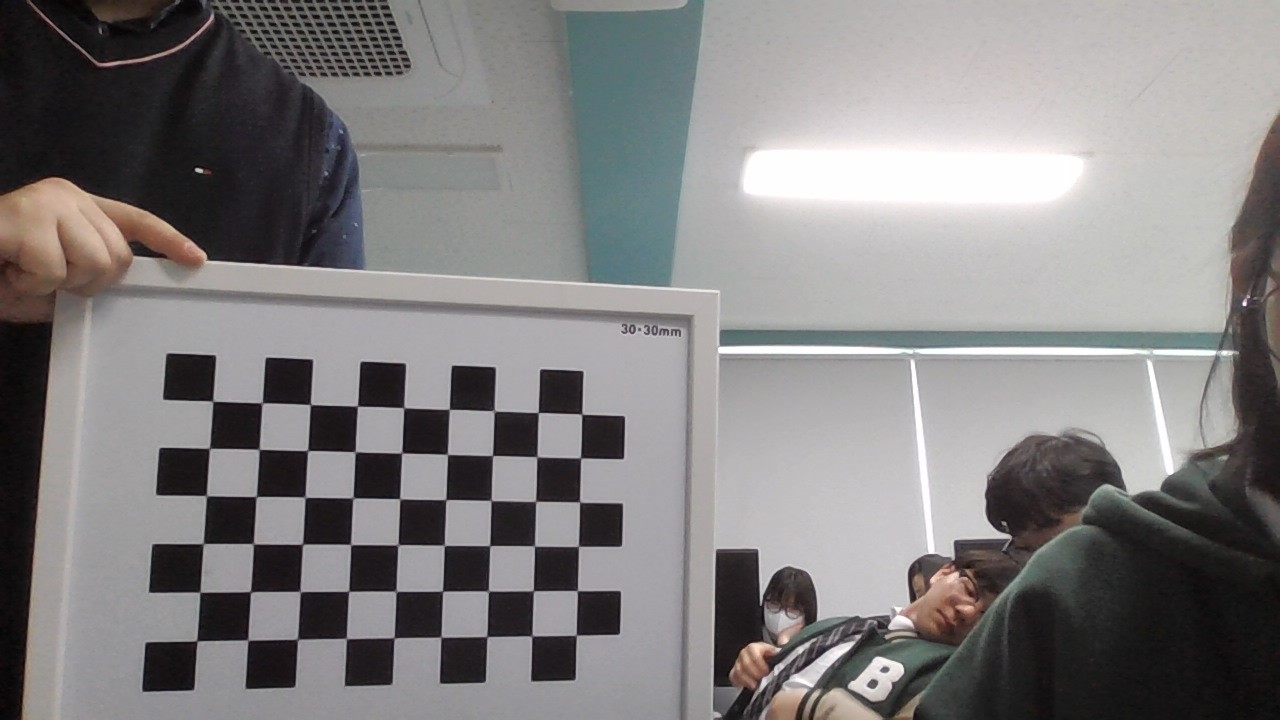
#> input picture WIN_20240402_09_23_55_Pro.jpg, 1280 x 720 px; its folder holds only this picture in this run
$ python opencv18.py
#> lines starting #> are read from the running program, lines starting #| are printed output that depends on the picture; after the words box and inside, x2 and y2 are one past the last pixel; in counts of white or black regions, pixels touching at a corner belong together
import numpy as np
import cv2 as cv
import glob

nClos = 9
nRows = 6

criteria = (cv.TERM_CRITERIA_EPS + cv.TERM_CRITERIA_MAX_ITER, 30, 0.001)

objp = np.zeros((nClos*nRows,3), np.float32)
objp[:,:2] = np.mgrid[0:nClos,0:nRows].T.reshape(-1, 2)

objpoints = []
imgpoints = []
images = glob.glob('*.jpg')

for fname in images:
    img = cv.imread(fname)
#> img is the input picture: shape (720, 1280, 3); mean B, G, R 128, 127.6, 129.8
    gray = cv.cvtColor(img, cv.COLOR_BGR2GRAY)
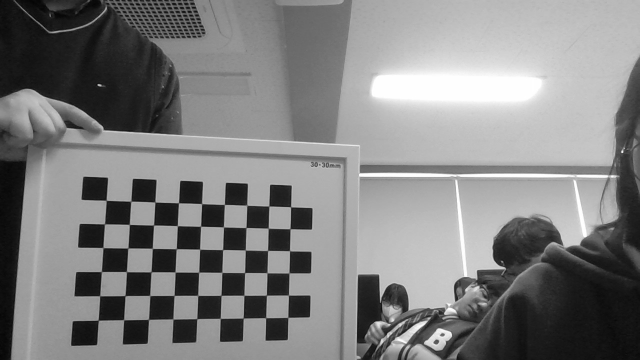
#> gray: shape (720, 1280) (shown at 1/2 size); min 0, max 255, mean 128.3

    ret, corners = cv.findChessboardCorners(gray, (nClos, nRows), None)
#> ret = True; corners = 54 rows, first 8: [212.7, 401.4], [262.5, 402.7], [310.8, 404.7], [357.5, 406], [404, 407.9], [449.3, 409.3], [493.5, 411.5], [538.2, 412.6]

    if ret == True:
        objpoints.append(objp)
        corners2 = cv.cornerSubPix(gray, corners, (11, 11), (-1, -1), criteria)
#> corners2 = 54 rows, first 8: [212.8, 401.2], [262.1, 402.9], [310.3, 404.5], [357.4, 406.2], [403.7, 407.6], [449.3, 409.3], [494.1, 410.9], [538.3, 412.5]
        imgpoints.append(corners2)

        cv.drawChessboardCorners(img, (nClos, nRows), corners2, ret)
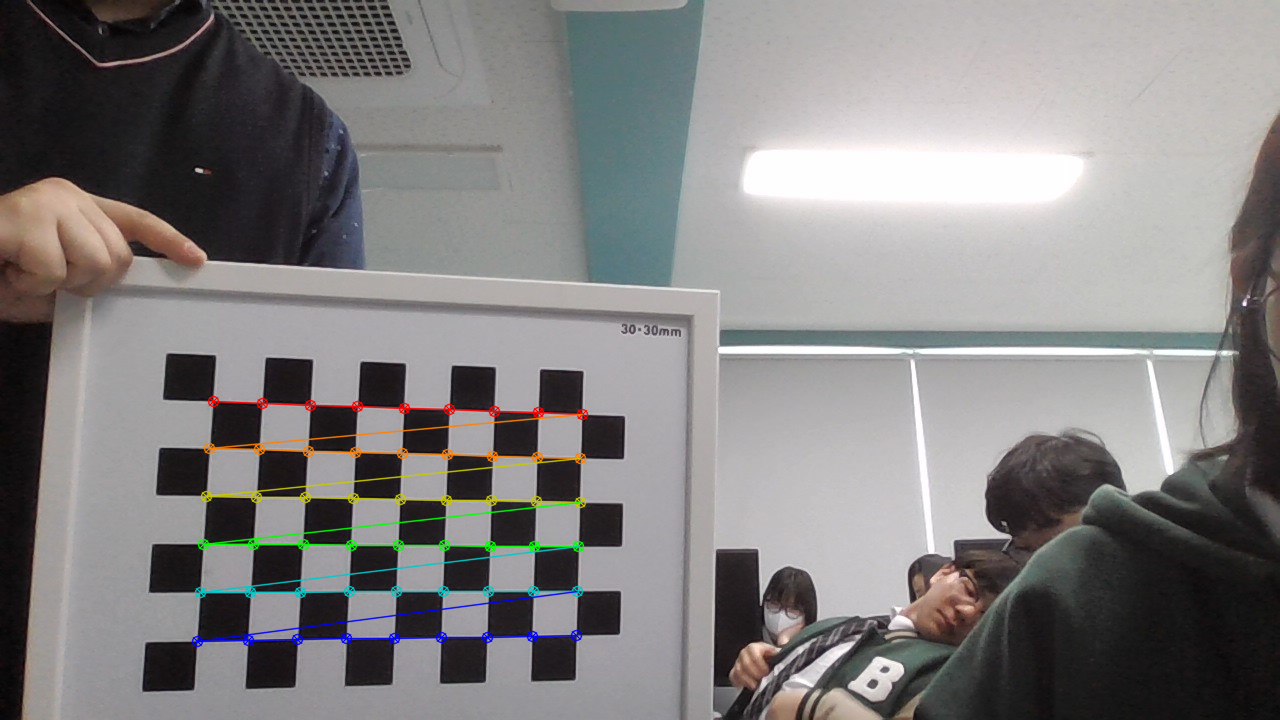
#> img: shape (720, 1280, 3); 1.8% of pixels changed, all inside (x1, y1, x2, y2) = (191, 395, 589, 648)
        cv.imshow('img', img)
        cv.waitKey(500)
    cv.destroyAllWindows()

ret, mtx, dist, rvecs, tvecs = cv.calibrateCamera(objpoints, imgpoints, gray.shape[::-1], None, None)
#> ret = 0.112; mtx = [[1109.4, 0, 691.1], [0, 1110.1, 351.4], [0, 0, 1]]; dist = [[-0.275, 0.909, 0.00514, -0.00612, -1.27]]; rvecs = ([-0.117, -0.276, 0.0331],); tvecs = ([-10.19, 1.04, 23.17],)

img = cv.imread(images[0])
h, w = img.shape[:2]
newcameramtx, roi = cv.getOptimalNewCameraMatrix(mtx, dist, (w,h), 1, (w,h))
#> newcameramtx = [[1012.5, 0, 703.5], [0, 995.1, 356.9], [0, 0, 1]]; roi = (49, 34, 1217, 658)

dst = cv.undistort(img, mtx, dist, None, newcameramtx)
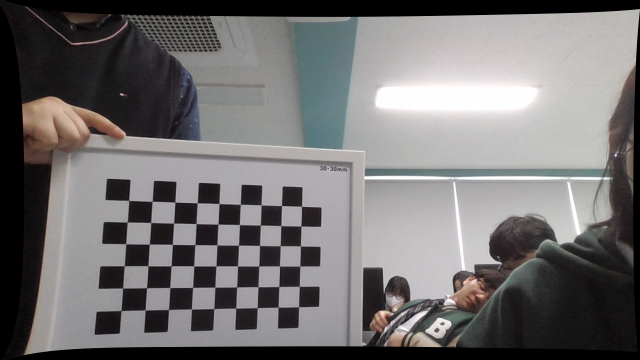
#> dst: shape (720, 1280, 3) (shown at 1/2 size); mean B, G, R 112.7, 112.4, 114.4

x, y, w, h = roi
#> x = 49; y = 34; w = 1217; h = 658
dst = dst[y:y+h, x:x+w]
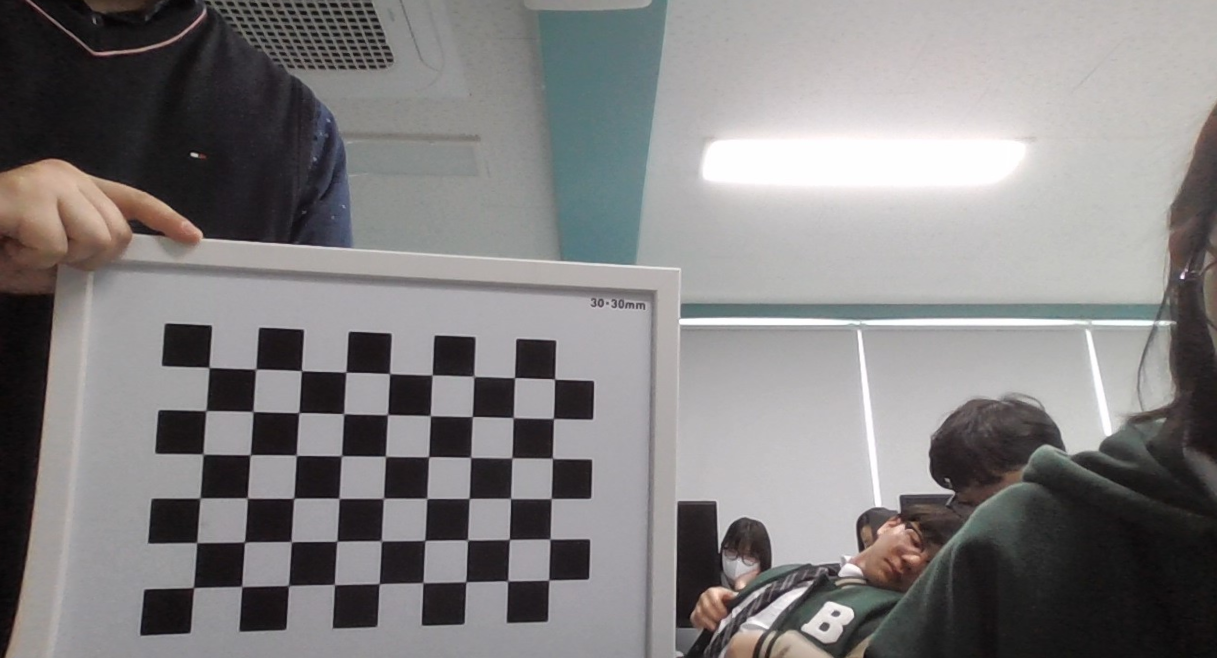
#> dst: shape (658, 1217, 3); mean B, G, R 128, 127.6, 129.8
cv.imwrite('calibresult.png', dst)

$ run again, on WIN_20240402_09_24_03_Pro.jpg
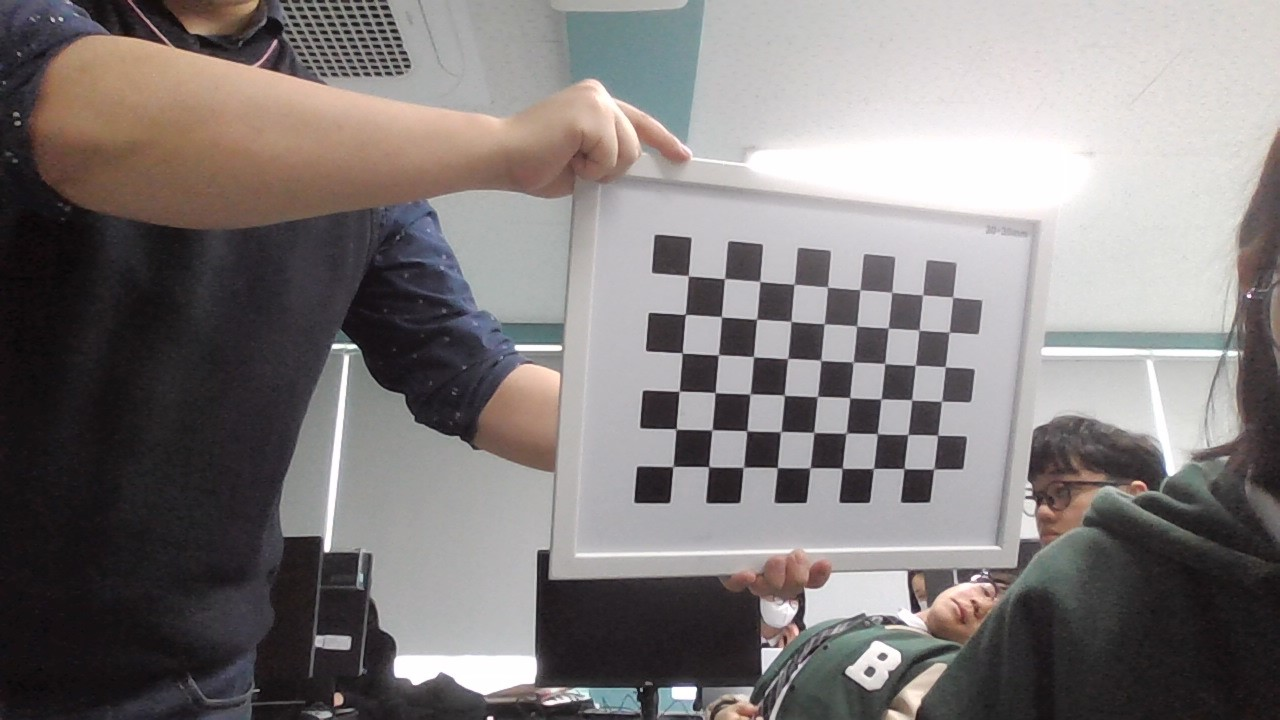
#> input picture WIN_20240402_09_24_03_Pro.jpg, 1280 x 720 px
#> img is the input picture: shape (720, 1280, 3); mean B, G, R 122.1, 122.6, 127.8
#> `ret, corners = cv.findChessboardCorners(gray, (nClos, nRows), None)`: ret = True; corners = 54 rows, first 8: [688.1, 275.7], [724.5, 278.6], [759.6, 281.2], [793.6, 284.4], [827.7, 287.2], [859.9, 289.8], [891.7, 292.3], [922.6, 295]
#> corners2 = 54 rows, first 8: [688.3, 275.8], [724.5, 278.6], [759.9, 281.4], [794, 284.2], [827.6, 287], [859.9, 289.8], [891.8, 292.3], [922.6, 294.9]
#> `cv.drawChessboardCorners(img, (nClos, nRows), corners2, ret)`:
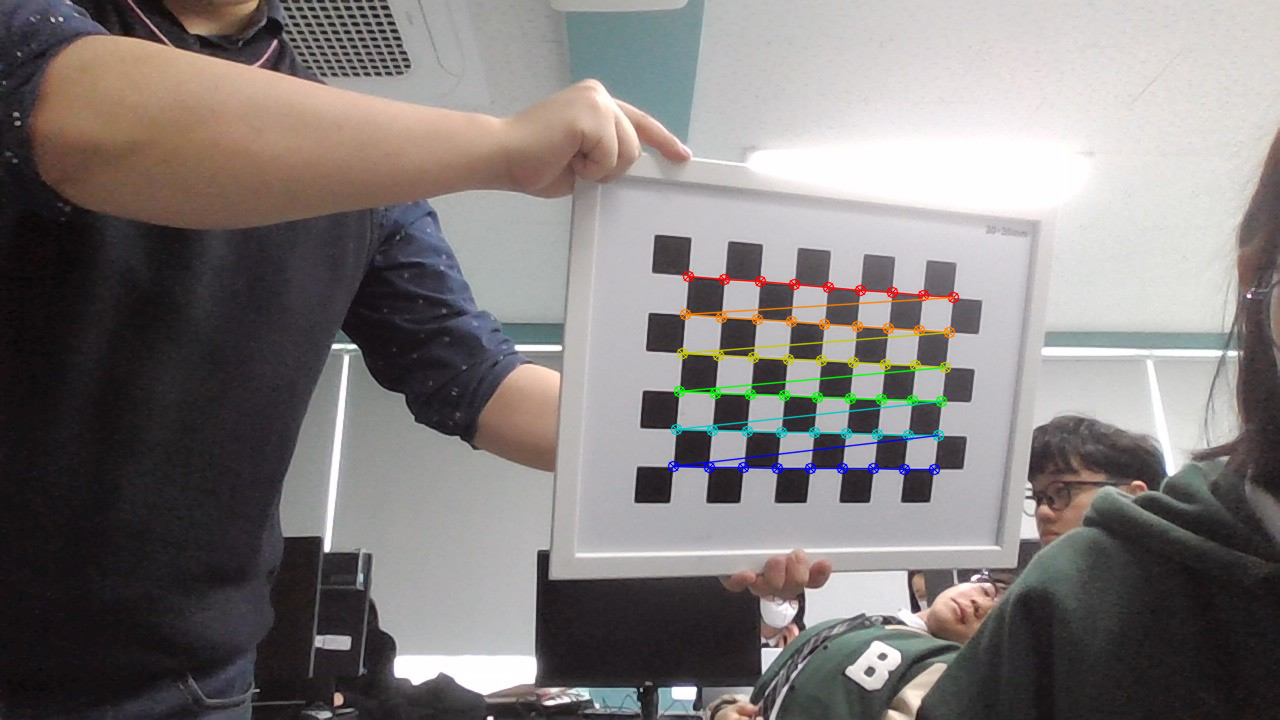
#> img: shape (720, 1280, 3); 1.39% of pixels changed, all inside (x1, y1, x2, y2) = (667, 270, 960, 476)
#> `ret, mtx, dist, rvecs, tvecs = cv.calibrateCamera(objpoints, imgpoints..`: ret = 0.117; mtx = [[909.8, 0, 602.7], [0, 901.9, 378.9], [0, 0, 1]]; dist = [[-0.256, 0.86, -0.00165, 0.0024, -1.46]]; rvecs = ([0.113, -0.256, 0.0565],); tvecs = ([2.18, -2.66, 23.14],)
#> newcameramtx = [[339.6, 0, 1003.6], [0, 568.7, 265.4], [0, 0, 1]]; roi = (779, 26, 477, 453)
#> `x, y, w, h = roi`: x = 779; y = 26; w = 477; h = 453
#> `dst = dst[y:y+h, x:x+w]`:
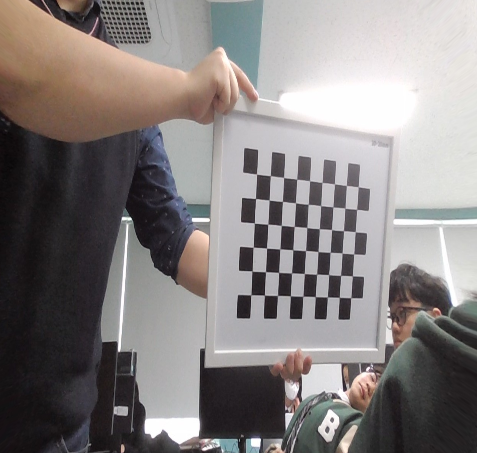
#> dst: shape (453, 477, 3); mean B, G, R 127.3, 128.2, 133.4

$ run again, on WIN_20240402_09_24_05_Pro.jpg
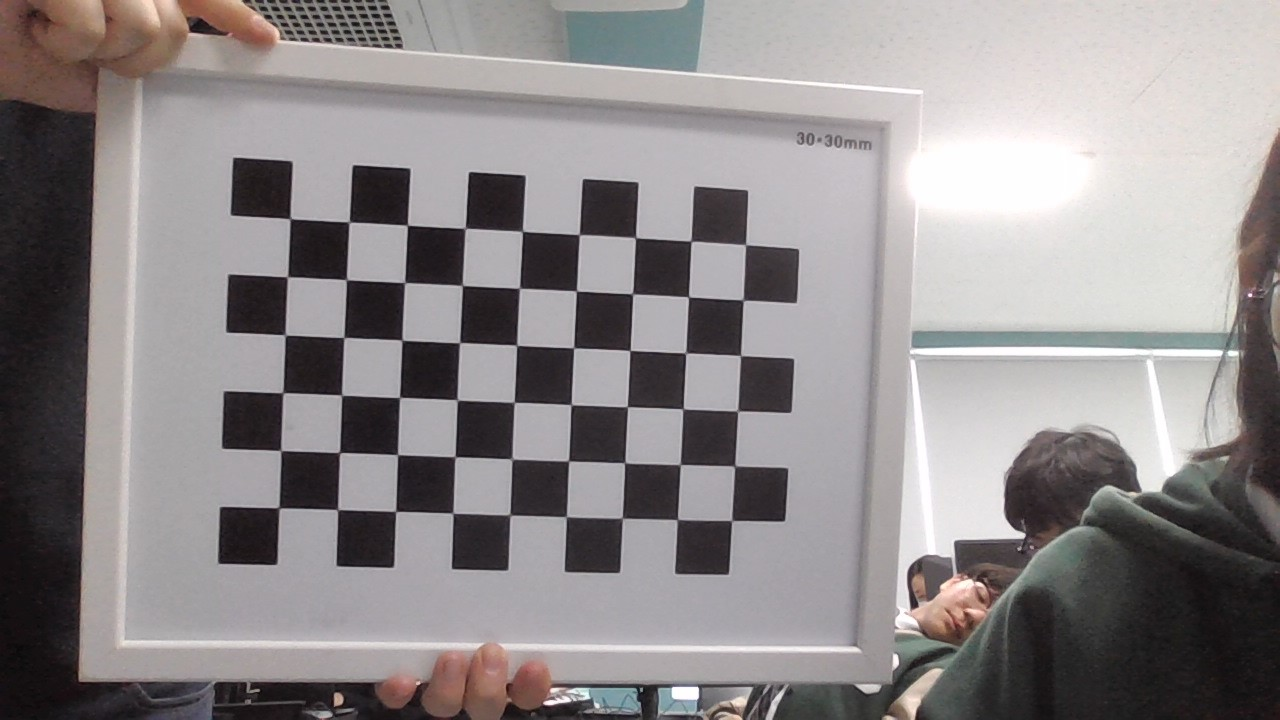
#> input picture WIN_20240402_09_24_05_Pro.jpg, 1280 x 720 px
#> img is the input picture: shape (720, 1280, 3); mean B, G, R 138, 137.2, 142
#> `ret, corners = cv.findChessboardCorners(gray, (nClos, nRows), None)`: ret = True; corners = 54 rows, first 8: [290, 219], [349, 222], [407, 225], [465, 228], [522, 231.5], [580, 235.9], [634.7, 238.8], [689.6, 240.4]
#> corners2 = 54 rows, first 8: [290.1, 218.7], [349.2, 222], [407.4, 225.2], [465.2, 228.3], [522.4, 231.3], [579.3, 234.6], [635.5, 237.6], [691.1, 241.1]
#> `cv.drawChessboardCorners(img, (nClos, nRows), corners2, ret)`:
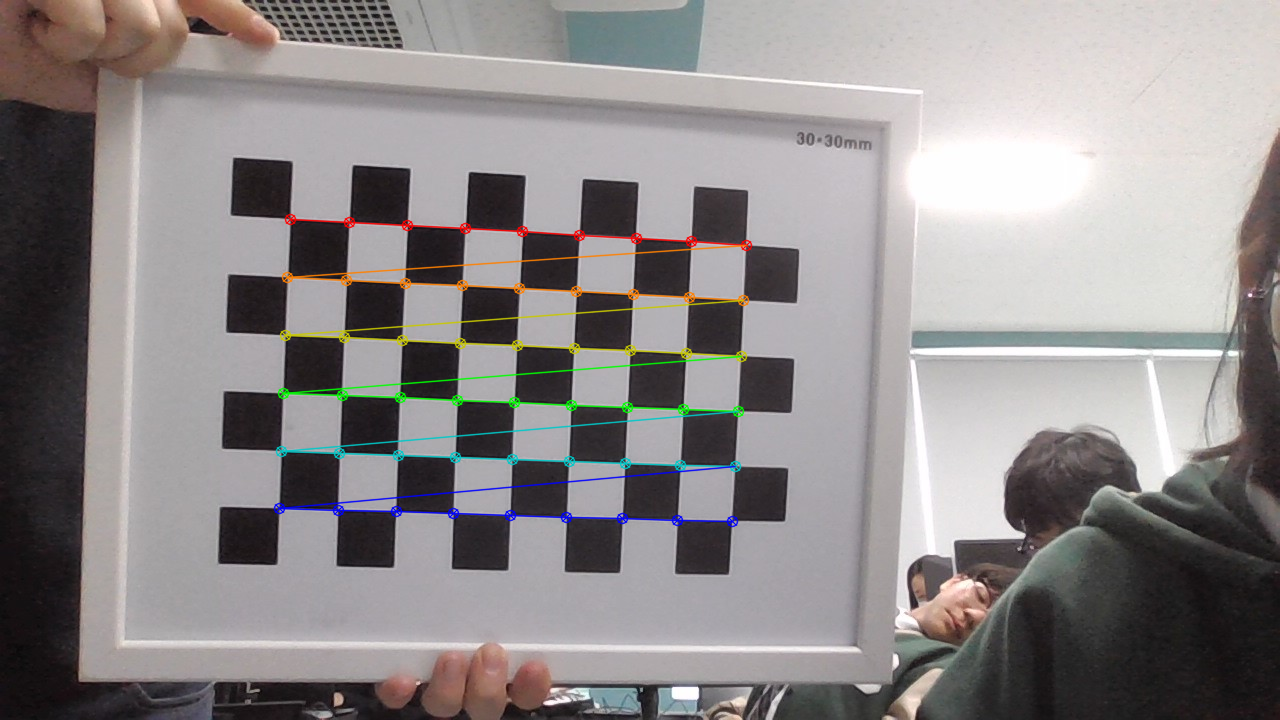
#> img: shape (720, 1280, 3); 2.1% of pixels changed, all inside (x1, y1, x2, y2) = (273, 213, 753, 528)
#> `ret, mtx, dist, rvecs, tvecs = cv.calibrateCamera(objpoints, imgpoints..`: ret = 0.0922; mtx = [[1089.8, 0, 656], [0, 1087.9, 365.2], [0, 0, 1]]; dist = [[-0.363, 2.23, 0.000308, 0.000972, -5.82]]; rvecs = ([0.0295, -0.151, 0.0461],); tvecs = ([-6.29, -2.52, 18.28],)
#> newcameramtx = [[826.9, 0, 806.3], [0, 664, 257.3], [0, 0, 1]]; roi = (308, 34, 971, 439)
#> `x, y, w, h = roi`: x = 308; y = 34; w = 971; h = 439
#> `dst = dst[y:y+h, x:x+w]`:
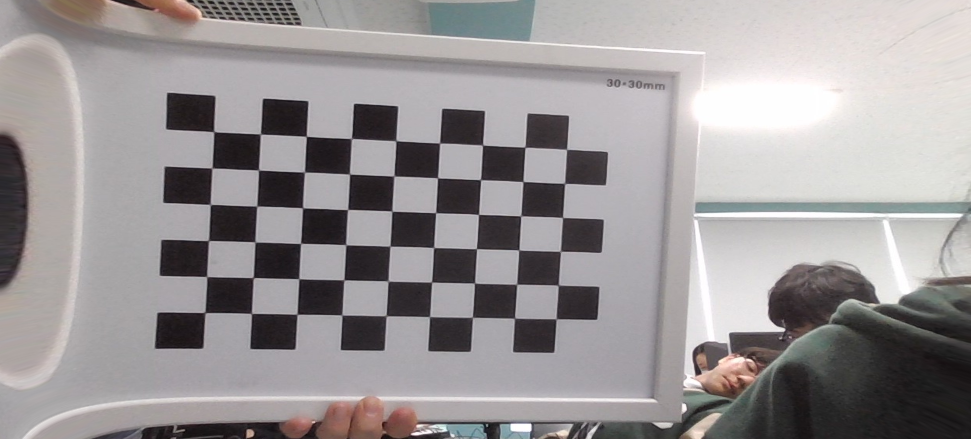
#> dst: shape (439, 971, 3); mean B, G, R 149.8, 148.9, 153.1
